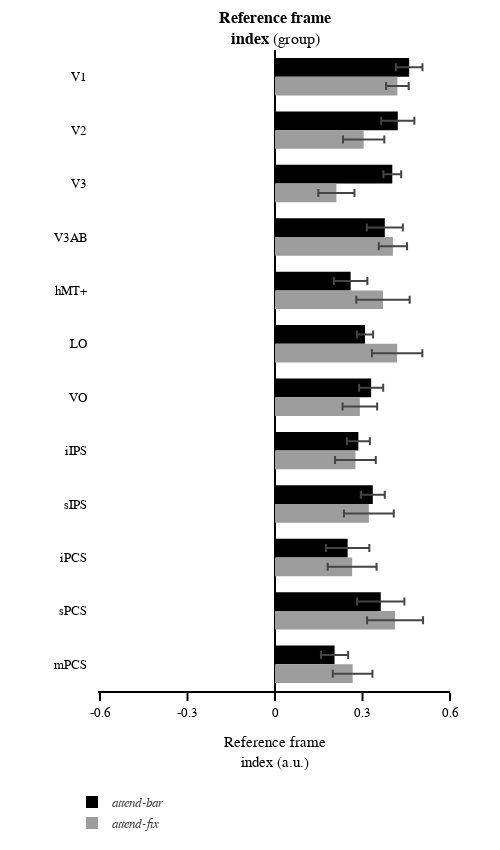

Write notebook code for a chart like this one.
### Code cell
# Subplot settings

#for subject in subjects_plot:
for subject in ['group']:
    subplot_titles = ['<b>Reference frame<br>index</b> ({})'.format(subject)]
    
    fig = make_subplots(rows=rows, cols=cols, specs=sb_specs, print_grid=False, vertical_spacing=0.15, horizontal_spacing=0.05, 
                        column_widths=column_widths, row_heights=row_heights,  subplot_titles=subplot_titles)
 
    # get data
    if subject == 'group': 
        x_af = df.groupby(['subject','roi']).af_ref_index.mean().reset_index(name='af_ref_index_mean').groupby('roi').af_ref_index_mean.mean()
        x_ab = df.groupby(['subject','roi']).ab_ref_index.mean().reset_index(name='ab_ref_index_mean').groupby('roi').ab_ref_index_mean.mean()
        x_af_eb = df.groupby(['subject','roi']).af_ref_index.mean().reset_index(name='af_ref_index_mean').groupby('roi').af_ref_index_mean.sem(ddof=-1)
        x_ab_eb = df.groupby(['subject','roi']).ab_ref_index.mean().reset_index(name='ab_ref_index_mean').groupby('roi').ab_ref_index_mean.sem(ddof=-1)
    else:
        x_af = df.loc[(df.subject==subject)].groupby('roi').af_ref_index.mean()
        x_ab = df.loc[(df.subject==subject)].groupby('roi').ab_ref_index.mean()
        x_af_eb = df.loc[(df.subject==subject)].groupby('roi').af_ref_index.std()
        x_ab_eb = df.loc[(df.subject==subject)].groupby('roi').ab_ref_index.std()
        
    # bar plot
    fig.append_trace(go.Bar(y=rois, x=x_ab, orientation='h', marker_color=ab_col, hovertemplate=hover_temp,
                            showlegend=True, legendgroup='attend-bar', name='<i>attend-bar<i>',
                            error_x_type='data', error_x_symmetric=False, error_x_array=x_ab_eb, error_x_arrayminus=x_ab_eb),row=1, col=1)

    fig.append_trace(go.Bar(y=rois, x=x_af, orientation='h', marker_color=af_col, hovertemplate=hover_temp,
                            showlegend=True, legendgroup='attend-fix', name='<i>attend-fix<i>', 
                            error_x_type='data', error_x_symmetric=False, error_x_array=x_af_eb, error_x_arrayminus=x_af_eb),row=1, col=1)

    # set axis
    for row in np.arange(rows):
        for col in np.arange(cols):
            fig.update_xaxes(visible=True, ticklen=8, linewidth=template_specs['axes_width'], row=row+1, col=col+1)
            fig.update_yaxes(visible=True, ticklen=8, linewidth=template_specs['axes_width'], row=row+1, col=col+1, autorange='reversed')

    # set figure axis
    for xaxis in ['xaxis']:
        exec("fig.layout.update({}_range=xaxis_range)".format(xaxis))
        exec("fig.layout.update({}_title=xaxis_title)".format(xaxis))
        exec("fig.layout.update({}_tickvals=xaxis_tickvals)".format(xaxis))
        exec("fig.layout.update({}_ticktext=xaxis_ticktext)".format(xaxis))
        exec("fig.layout.update({}_zeroline=True)".format(xaxis))
        
    # set figure
    fig.layout.update(yaxis_title='', yaxis_color = 'rgba(0,0,0,0)', yaxis_tickfont_color='black', bargap=0.30, template=fig_template, width=fig_width, height=fig_height, margin_l=margin_l, margin_r=margin_r, margin_t=margin_t, margin_b=margin_b,
                      legend_yanchor='top', legend_y=-0.15,legend_x=-0.08, legend_xanchor='left', legend_bgcolor='rgba(255,255,255,0)', legend_tracegroupgap=1)
    
    # show and save figure
    fig.show(config={"displayModeBar": False})
    #fig.write_image("{}/{}_attcmp{}.pdf".format(tsv_dir, subject, type_analysis))
    #fig.write_html("{}/{}_attcmp{}.html".format(tsv_dir, subject, type_analysis),config={"displayModeBar": False})

### Figure 1 — Plotly figure (JSON) as saved in the notebook; plotly's stock layout.template omitted (floating-point values rounded to 4 significant figures)
{"data": [{"error_x": {"array": [0.04551, 0.05689, 0.03054, 0.06179, 0.05731, 0.02778, 0.04138, 0.0394, 0.04102, 0.07437, 0.08097, 0.04664], "arrayminus": [0.04551, 0.05689, 0.03054, 0.06179, 0.05731, 0.02778, 0.04138, 0.0394, 0.04102, 0.07437, 0.08097, 0.04664], "symmetric": false, "type": "data"}, "hovertemplate": "ROI: %{y}<br>Ref. index: %{x:1.2f}", "legendgroup": "attend-bar", "marker": {"color": "rgba(0, 0, 0, 1)"}, "name": "<i>attend-bar<i>", "orientation": "h", "showlegend": true, "type": "bar", "visible": true, "x": [0.4601, 0.421, 0.4022, 0.3765, 0.2594, 0.3085, 0.3296, 0.2859, 0.3353, 0.2491, 0.3626, 0.2042], "xaxis": "x", "y": ["V1", "V2", "V3", "V3AB", "hMT+", "LO", "VO", "iIPS", "sIPS", "iPCS", "sPCS", "mPCS"], "yaxis": "y"}, {"error_x": {"array": [0.03877, 0.0708, 0.06194, 0.04843, 0.0914, 0.08645, 0.05926, 0.06989, 0.0854, 0.08381, 0.096, 0.068], "arrayminus": [0.03877, 0.0708, 0.06194, 0.04843, 0.0914, 0.08645, 0.05926, 0.06989, 0.0854, 0.08381, 0.096, 0.068], "symmetric": false, "type": "data"}, "hovertemplate": "ROI: %{y}<br>Ref. index: %{x:1.2f}", "legendgroup": "attend-fix", "marker": {"color": "rgba(157, 157, 157, 1)"}, "name": "<i>attend-fix<i>", "orientation": "h", "showlegend": true, "type": "bar", "x": [0.4196, 0.304, 0.2105, 0.4043, 0.3702, 0.4188, 0.291, 0.2757, 0.3218, 0.2644, 0.4116, 0.2662], "xaxis": "x", "y": ["V1", "V2", "V3", "V3AB", "hMT+", "LO", "VO", "iIPS", "sIPS", "iPCS", "sPCS", "mPCS"], "yaxis": "y"}], "layout": {"annotations": [{"font": {"size": 16}, "showarrow": false, "text": "<b>Reference frame<br>index</b> (group)", "x": 0.5, "xanchor": "center", "xref": "paper", "y": 1, "yanchor": "bottom", "yref": "paper"}], "bargap": 0.3, "height": 850, "legend": {"bgcolor": "rgba(255,255,255,0)", "tracegroupgap": 1, "x": -0.08, "xanchor": "left", "y": -0.15, "yanchor": "top"}, "margin": {"b": 100, "l": 100, "r": 50, "t": 50}, "width": 500, "xaxis": {"anchor": "y", "domain": [0, 1], "linewidth": 2, "range": [-0.6, 0.6], "ticklen": 8, "ticktext": ["-0.6", "-0.3", "0", "0.3", "0.6"], "tickvals": [-0.6, -0.3, 0, 0.3, 0.6], "title": {"text": "Reference frame<br>index (a.u.)"}, "type": "linear", "visible": true, "zeroline": true}, "yaxis": {"anchor": "x", "autorange": true, "color": "rgba(0, 0, 0, 0)", "domain": [0, 1], "linewidth": 2, "range": [11.5, -0.5], "tickfont": {"color": "black"}, "ticklen": 8, "title": {"text": ""}, "type": "category", "visible": true}}}
